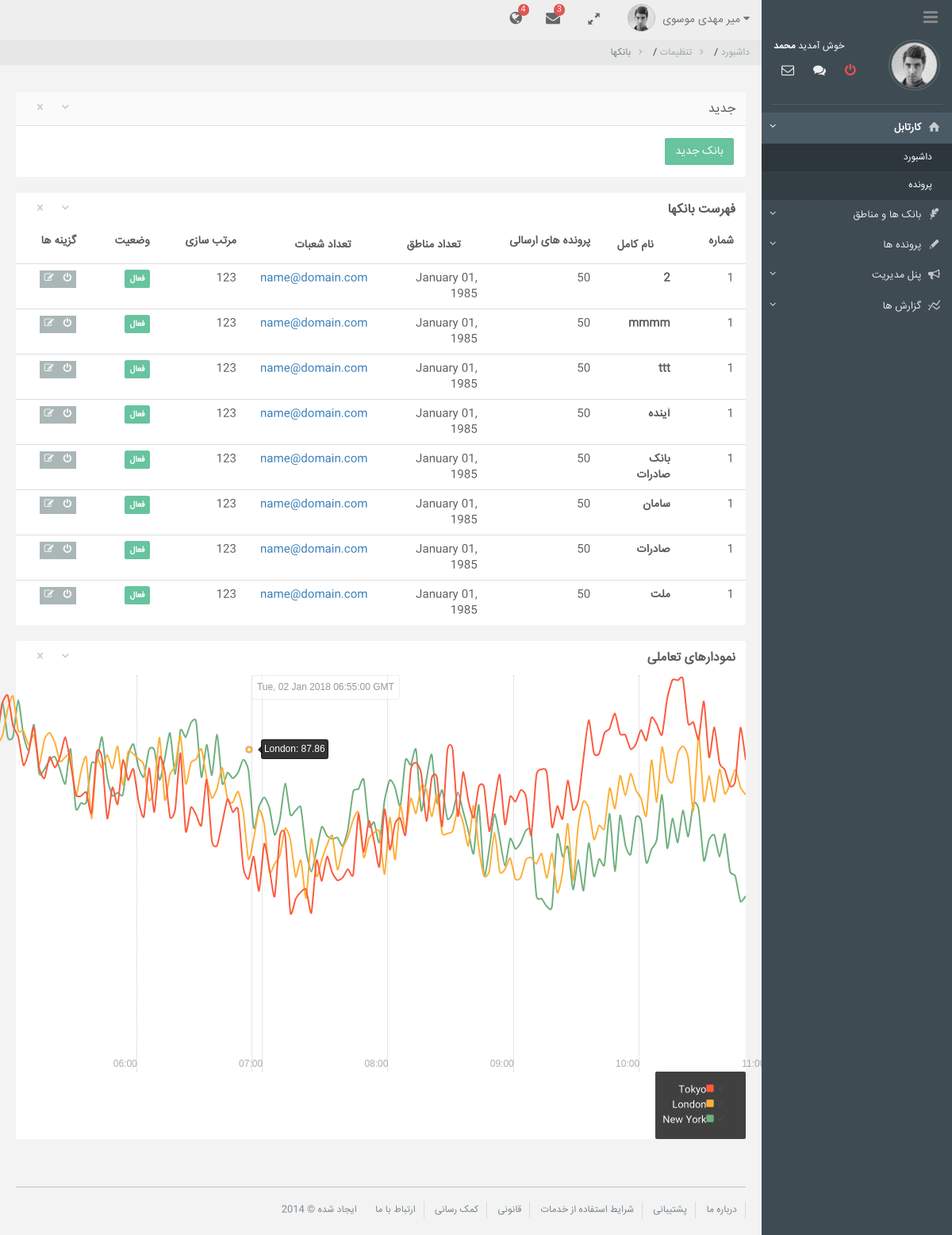
Page /bank/ (signed in) on the committed database.
### employee/models.py (models this page shows, shortened)
@python_2_unicode_compatible
class Profile(Base, Human):
    user = models.OneToOneField(User, verbose_name=_('پروفایل'), related_name='profile')
    class Meta:
        verbose_name = _('profile')
        verbose_name_plural = _('profiles')
        db_table = 'profiles'

### bank/models.py (models this page shows)
@python_2_unicode_compatible
class Bank(Base):
    name = models.CharField(_('bank name'), max_length=100, unique=True)
    class Meta:
        ordering = ['name']
        verbose_name = _('bank')
        verbose_name_plural = _('banks')
        db_table = 'banks'
    def __str__(self):
        return self.name

### bank/views.py (the view)
@login_required(login_url='/employee/login/')
def bank_list(request):
    banks = Bank.objects.all()
    return render(request, 'bank/bank/list.html', {'banks': banks})

### bank/templates/bank/bank/list.html (shortened to what this page needs)
{% extends 'bank/base.html' %}
{% block breadcrumb %}
    <ul class="breadcrumb">
        <li><a href="{% url "main" %}">داشبورد</a> <span class="divider">/</span></li>
        <li><a href="#">تنظیمات</a> <span class="divider">/</span></li>
        <li class="active">بانکها</li>
    </ul>
{% endblock %}
{% block content %}
    <ul>
        {% if banks %}
            <div class="row">
                <div class="col-md-12 portlets ui-sortable">
						<div class="widget">
							<div class="widget-header">
								<h2>جدید</h2>
								<div class="additional-btn">
									<a href="#" class="widget-toggle"><i class="icon-down-open-2"></i></a>
									<a href="#" class="widget-close"><i class="icon-cancel-3"></i></a>
								</div>
							</div>
							<div class="widget-content padding" style="display: block;">
								<a href="{% url "bank:new_bank" %}" class="btn btn-success">بانک جدید</a>
							</div>
						</div>
					</div>
            </div>
            <div class="row">
					<div class="col-md-12">
						<div class="widget">
							<div class="widget-header transparent">
								<h2><strong>فهرست بانکها</strong> </h2>
								<div class="additional-btn">
									<a href="#" class="widget-toggle"><i class="icon-down-open-2"></i></a>
									<a href="#" class="widget-close"><i class="icon-cancel-3"></i></a>
								</div>
							</div>
							<div class="widget-content">
								<div class="table-responsive">
									<table data-sortable="" class="table" data-sortable-initialized="true">
										<thead>
											<tr>
												<th>شماره</th>
												<th>نام کامل</th>
												<th>پرونده های ارسالی</th>
												<th>تعداد مناطق</th>
												<th>تعداد شعبات</th>
												<th data-sortable="false">مرتب سازی</th>
												<th>وضعیت</th>
												<th data-sortable="false">گزینه ها</th>
											</tr>
										</thead>
										<tbody>
                                            {% for bank in banks %}
                                                <tr>
                                                    <td>1</td>
                                                    <td><strong>{{ bank }}</strong></td>
                                                    <td>50</td><td>January 01, 1985</td><td><a href="mailto:#">name@domain.com</a></td>
                                                    <td>123</td><td><span class="label label-success">فعال</span></td>
                                                    <td>
                                                        <div class="btn-group btn-group-xs">
                                                            <a data-toggle="tooltip" title="خاموش" class="btn btn-default"><i class="fa fa-power-off"></i></a>
                                                            <a href="{% url "bank:edit_bank" bank.id %}" data-toggle="tooltip" title="ویرایش" class="btn btn-default"><i class="fa fa-edit"></i></a>
                                                        </div>
                                                    </td>
                                                </tr>
                                            {% endfor %}
										</tbody>
									</table>
								</div>
							</div>
						</div>
					</div>
				</div>
            <div class="row">
					<div class="col-md-12 portlets ui-sortable">
						<div class="widget">
							<div class="widget-header transparent">
								<h2><strong>نمودارهای تعاملی</strong></h2>
								<div class="additional-btn">
									<a href="#" class="widget-toggle"><i class="icon-down-open-2"></i></a>
									<a href="#" class="widget-close"><i class="icon-cancel-3"></i></a>
								</div>
							</div>
							<div class="widget-content">
								<div id="chart-5" class="rickshaw_graph"><div class="detail" style="left: 296.879px;"><div class="x_label left">Tue, 02 Jan 2018 06:55:00 GMT</div><div class="item active left" style="top: 93.2613px;">London:&nbsp;87.86</div><div class="dot active" style="top: 93.2613px; border-color: rgb(252, 176, 60);"></div></div><div class="x_tick plain" style="left: 151.738px;"><div class="title">06:00</div></div><div class="x_tick plain" style="left: 310.074px;"><div class="title">07:00</div></div><div class="x_tick plain" style="left: 468.409px;"><div class="title">08:00</div></div><div class="x_tick plain" style="left: 626.745px;"><div class="title">09:00</div></div><div class="x_tick plain" style="left: 785.081px;"><div class="title">10:00</div></div><div class="x_tick plain" style="left: 943.416px;"><div class="title">11:00</div></div></div>
								<div id="legend_container">
									<div id="legend" class="rickshaw_legend"><ul class="ui-sortable"><li class="line"><a class="action">✔</a><div class="swatch" style="background-color: rgb(252, 91, 63);"></div><span class="label">Tokyo</span></li><li class="line"><a class="action">✔</a><div class="swatch" style="background-color: rgb(252, 176, 60);"></div><span class="label">London</span></li><li class="line"><a class="action">✔</a><div class="swatch" style="background-color: rgb(111, 176, 127);"></div><span class="label">New York</span></li></ul></div>
								</div>
							</div>
						</div>
					</div>
				</div>
        {% endif %}
    </ul>
{% endblock %}

### bank/templates/bank/base.html (shortened to what this page needs)
{% load staticfiles %}
{% load django_bootstrap_breadcrumbs %}
<!DOCTYPE html>
<html>
    <head>
        <link href="{% static "assets/libs/jqueryui/ui-lightness/jquery-ui-1.10.4.custom.min.css" %}" rel="stylesheet" />
        <link href="{% static "assets/libs/bootstrap/css/bootstrap.min.css" %}" rel="stylesheet" />
        <link href="{% static "assets/libs/font-awesome/css/font-awesome.min.css" %}" rel="stylesheet" />
        <link href="{% static "assets/libs/fontello/css/fontello.css" %}" rel="stylesheet" />
        <link href="{% static "assets/libs/animate-css/animate.min.css" %}" rel="stylesheet" />
        <link href="{% static "assets/libs/nifty-modal/css/component.css" %}" rel="stylesheet" />
        <link href="{% static "assets/libs/magnific-popup/magnific-popup.css" %}" rel="stylesheet" />
        <link href="{% static "assets/libs/ios7-switch/ios7-switch.css" %}" rel="stylesheet" />
        <link href="{% static "assets/libs/pace/pace.css" %}" rel="stylesheet" />
        <link href="{% static "assets/libs/sortable/sortable-theme-bootstrap.css" %}" rel="stylesheet" />
        <link href="{% static "assets/libs/bootstrap-datepicker/css/datepicker.css" %}" rel="stylesheet" />
        <link href="{% static "assets/libs/jquery-icheck/skins/all.css" %}" rel="stylesheet" />
        <link href="{% static "assets/libs/prettify/github.css" %}" rel="stylesheet" />
                <link href="{% static "assets/libs/rickshaw/rickshaw.min.css" %}" rel="stylesheet" type="text/css" />
                <link href="{% static "assets/libs/morrischart/morris.css" %}" rel="stylesheet" type="text/css" />
                <link href="{% static "assets/libs/jquery-jvectormap/css/jquery-jvectormap-1.2.2.css" %}" rel="stylesheet" type="text/css" />
                <link href="{% static "assets/libs/jquery-clock/clock.css" %}" rel="stylesheet" type="text/css" />
                <link href="{% static "assets/libs/bootstrap-calendar/css/bic_calendar.css" %}" rel="stylesheet" type="text/css" />
                <link href="{% static "assets/libs/sortable/sortable-theme-bootstrap.css" %}" rel="stylesheet" type="text/css" />
                <link href="{% static "assets/libs/jquery-weather/simpleweather.css" %}" rel="stylesheet" type="text/css" />
                <link href="{% static "assets/libs/bootstrap-xeditable/css/bootstrap-editable.css" %}" rel="stylesheet" type="text/css" />
                <link href="{% static "assets/css/style.css" %}" rel="stylesheet" type="text/css" />
				<link href="{% static "assets/css/rtl.css" %}" rel="stylesheet" type="text/css" />
        <link href="{% static "assets/css/style-responsive.css" %}" rel="stylesheet" />
        <link href="{% static "assets/libs/jquery-notifyjs/styles/metro/notify-metro.css" %}" rel="stylesheet" type="text/css" />
        <link href="{% static "assets/css/style.css" %}" rel="stylesheet" type="text/css" />
        <link href="{% static "assets/css/rtl.css" %}" rel="stylesheet" type="text/css" />
        <link rel="stylesheet" href="{% static "jalalijscalendar/skins/aqua/theme.css" %}">
    </head>
    <body class="fixed-left">
	<div id="wrapper">
<div class="topbar">
    <div class="topbar-left">
        <button class="button-menu-mobile open-left">
        <i class="fa fa-bars"></i>
        </button>
    </div>
    <div class="navbar navbar-default" role="navigation">
        <div class="container">
            <div class="navbar-collapse2">
                <ul class="nav navbar-nav navbar-right top-navbar">
                    <li class="dropdown iconify hide-phone">
                        <a href="#" class="dropdown-toggle" data-toggle="dropdown"><i class="fa fa-globe"></i><span class="label label-danger absolute">4</span></a>
                    </li>
                    <li class="dropdown iconify hide-phone">
                        <a href="#" class="dropdown-toggle" data-toggle="dropdown"><i class="fa fa-envelope"></i><span class="label label-danger absolute">3</span></a>
                    </li>
                    <li class="dropdown iconify hide-phone"><a href="#" onclick="javascript:toggle_fullscreen()"><i class="icon-resize-full-2"></i></a></li>
                    <li class="dropdown topbar-profile">
                        <a href="#" class="dropdown-toggle" data-toggle="dropdown">
                            <span class="rounded-image topbar-profile-image">
                                <img src="{% static "assets/img/avatar/mohammad2.jpg" %}">
                            </span>
                            {% if user.profile %}
                                {{ user.profile.first_name }} {{ user.profile.last_name }}
                            {%  else %}
                                {{ user.get_username }}
                            {% endif %}<i class="fa fa-caret-down"></i></a>
                    </li>
                </ul>
            </div>
        </div>
    </div>
</div>
        <div class="left side-menu">
            <div class="sidebar-inner slimscrollleft">
                <div class="profile-info">
                    <div class="col-xs-4">
                      <a href="profile.html" class="rounded-image profile-image"><img src="{% static "assets/img/avatar/mohammad2.jpg" %}"></a>
                    </div>
                    <div class="col-xs-8">
                        <div class="profile-text">خوش آمدید <b>محمد</b></div>
                        <div class="profile-buttons">
                          <a href="javascript:;"><i class="fa fa-envelope-o pulse"></i></a>
                          <a href="#connect" class="open-right"><i class="fa fa-comments"></i></a>
                          <a href="javascript:;" title="Sign Out"><i class="fa fa-power-off text-red-1"></i></a>
                        </div>
                    </div>
                </div>
                <div class="clearfix"></div>
                <hr class="divider" />
                <div id="sidebar-menu">
                    <ul>
						<li class='has_sub'>
							<a href='javascript:void(0);'>
								<i class='icon-home-3'></i>
								<span>کارتابل</span>
								<span class="pull-left">
									<i class="fa fa-angle-down"></i>
								</span>
							</a>
							<ul>
								<li>
									<a href="{% url 'main' %}" class='active'>
										<span>داشبورد</span>
									</a>
								</li>
								<li>
									<a href="{% url 'employee:list' %}">
										<span>پرونده</span>
									</a>
								</li>
							</ul>
						</li>
						<li class='has_sub'>
							<a href='javascript:void(0);'>
								<i class='icon-feather'></i>
								<span>بانک ها و مناطق</span>
								<span class="pull-left">
									<i class="fa fa-angle-down"></i>
								</span>
							</a>
						</li>
                        <li class='has_sub'>
							<a href='javascript:void(0);'>
								<i class='icon-pencil-3'></i>
								<span>پرونده ها</span>
								<span class="pull-left">
									<i class="fa fa-angle-down"></i>
								</span>
							</a>
                                </li>
							</ul>
                        <li>
							<a href="/admin/" target="_blank">
								<i class='icon-megaphone'></i>
								<span>پنل مدیریت</span>
								<span class="pull-left">
									<i class="fa fa-angle-down"></i>
								</span>
							</a>
						</li>
                        <li class='has_sub'>
							<a href='javascript:void(0);'>
								<i class='icon-chart-line'></i>
								<span>گزارش ها</span>
								<span class="pull-left">
									<i class="fa fa-angle-down"></i>
								</span>
							</a>
						</li>
                </div>
            <div class="clearfix"></div><br><br><br>
        </div>
        </div>
        <div class="content-page">
            {%  block breadcrumb %}
            {% endblock %}
            <div class="content">
                {%  block content %}
                {% endblock %}
            <footer>
                <div class="footer-links pull-right">
                	<a href="#">درباره ما</a>
                    <a href="#">پشتیبانی</a>
                    <a href="#">شرایط استفاده از خدمات</a>
                    <a href="#">قانونی</a>
                    <a href="#">کمک رسانی</a>
                    <a href="#">ارتباط با ما</a>
                    <a href="#">ایجاد شده &copy; 2014</a>
                </div>
            </footer>
            </div>
        </div>
	</div>
	</body>
</html>

### rows in the picture
Bank: name "2"
Bank: name "mmmm"
Bank: name "ttt"
Bank: name "آینده"
Bank: name "بانک صادرات"
Bank: name "سامان"
Bank: name "صادرات"
Bank: name "ملت"

### other values in the picture
{{ user.profile.first_name }} "میر مهدی"
{{ user.profile.last_name }} "موسوی"
